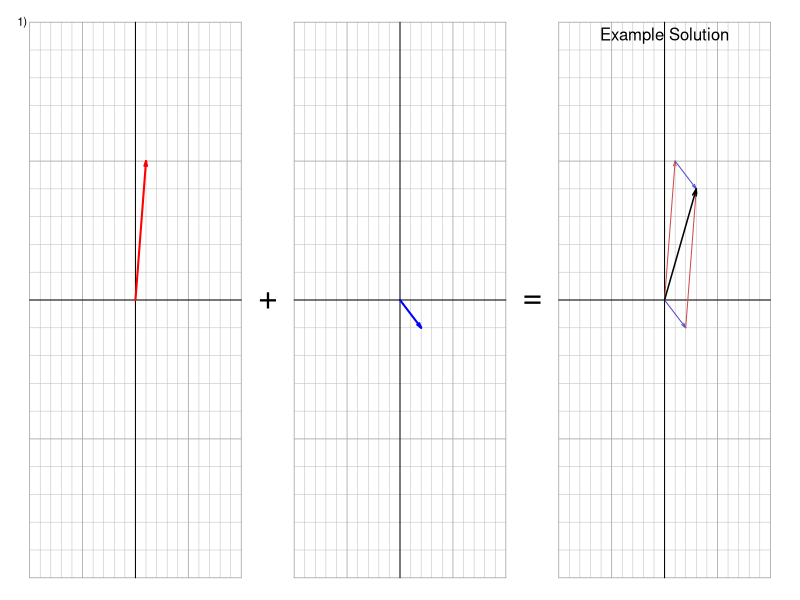
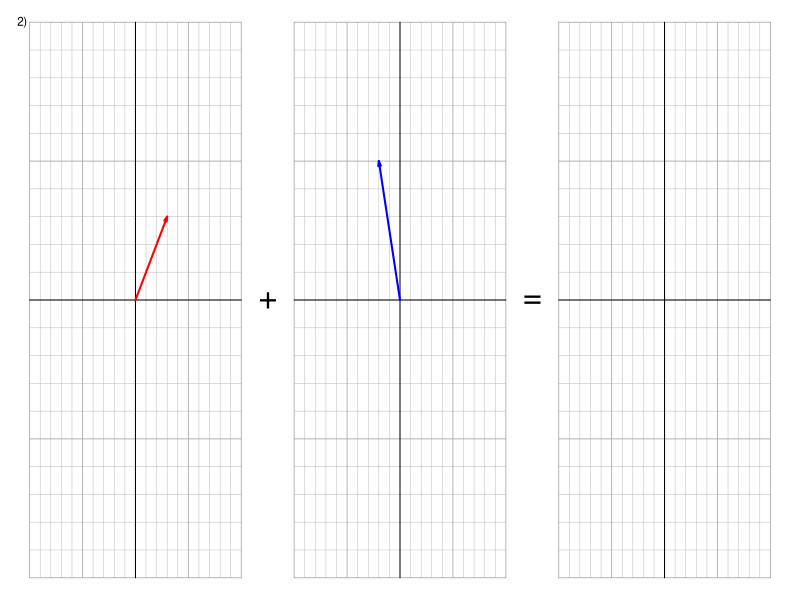
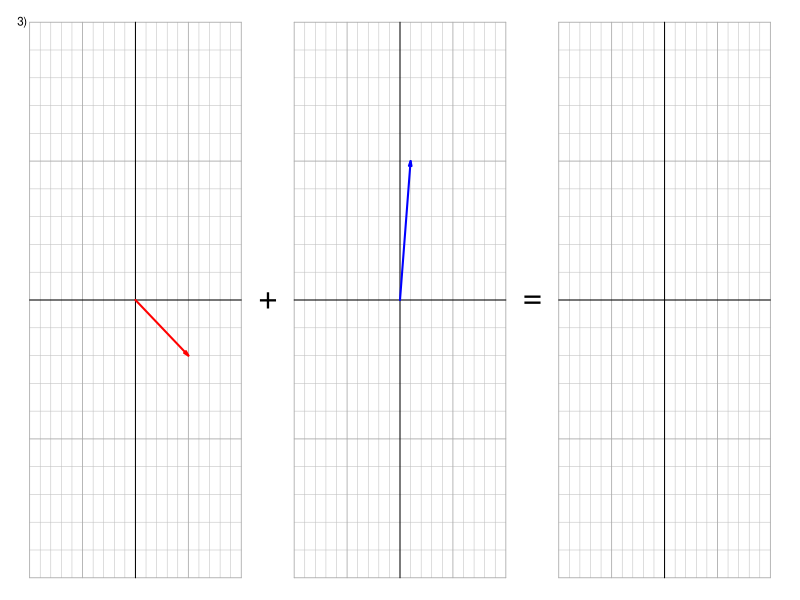
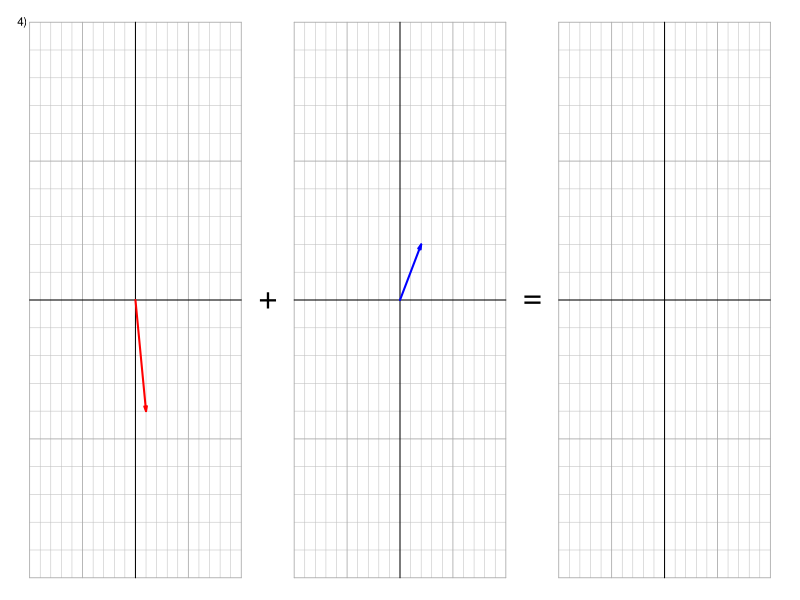
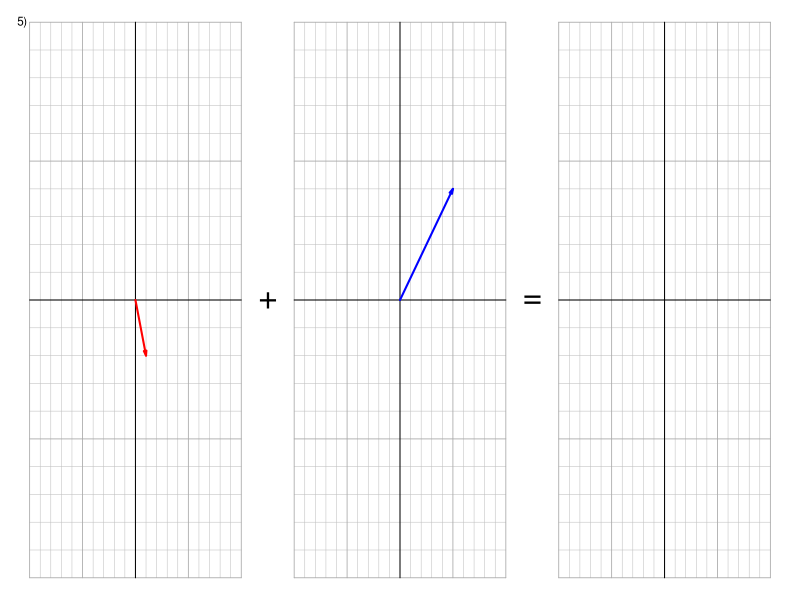
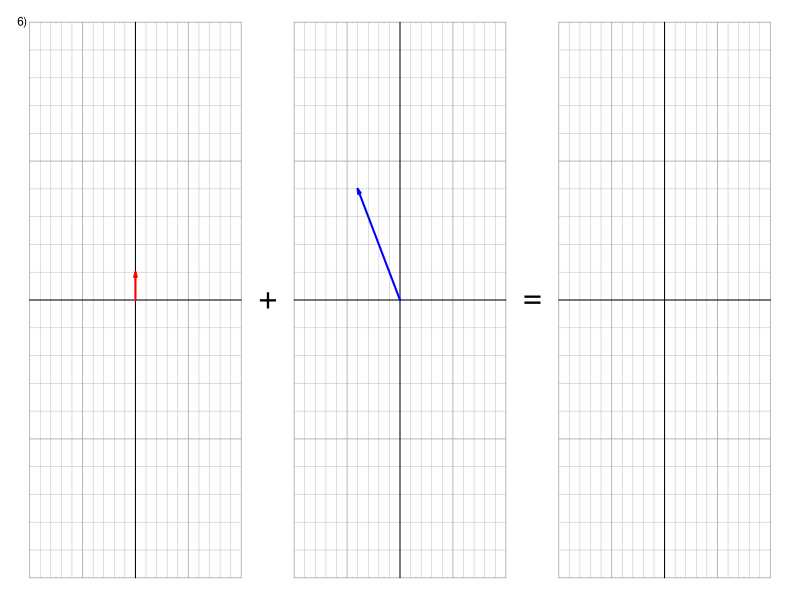
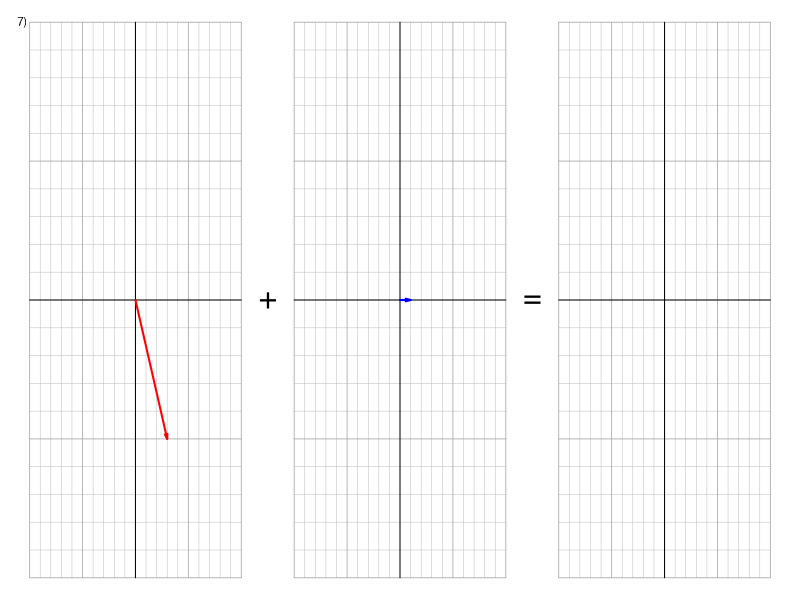
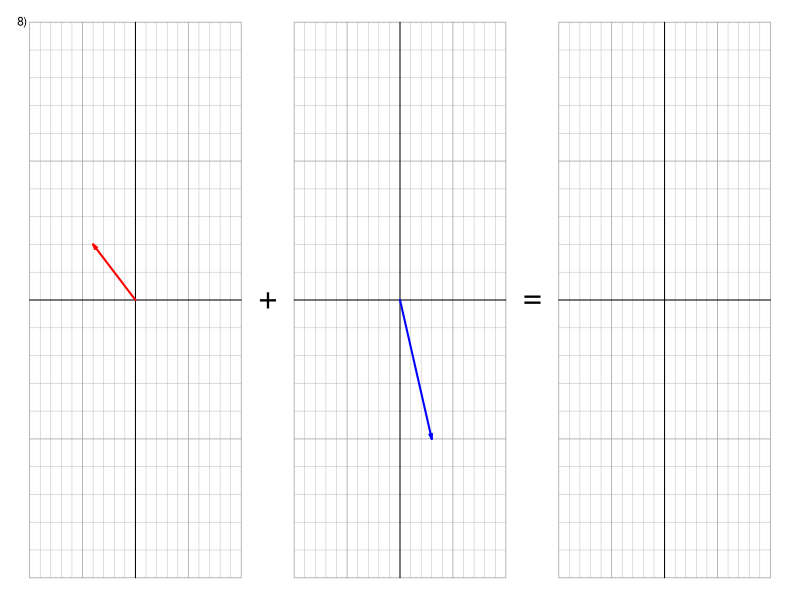

Here is the R script that generated these plots, in order:
## ---- chunk 1
set.seed(4)
angle_diff <- function(a, b) {
  abs(((a - b + pi) %% (2*pi)) - pi)
}

u1s = numeric()
v1s = numeric()
u2s = numeric()
v2s = numeric()
u3s = numeric()
v3s = numeric()
shorts = character()
nq = 0

while(nq<40){
  u = sample(0:5,2)*sample(c(-1,1),2,T)
  v = sample(0:5,2)*sample(c(-1,1),2,T)
  th1 = atan2(v[1],u[1])
  th2 = atan2(v[2],u[2])
  u1 = u[1]
  v1 = v[1]
  u2 = u[2]
  v2 = v[2]
  u3 = sum(u)
  v3 = sum(v)
  short = paste0(c(u1,v1,u2,v2),collapse=".")
  if(angle_diff(th1,th2)>pi/8 && abs(angle_diff(th1,th2)-pi) > pi/8 && min(abs(c(u3,v3)))>0 && !(short %in% shorts) && max(c(u1,v1))>0 && max(c(u2,v2))>0){
    nq = nq+1
    u1s[nq] = u1
    u2s[nq] = u2
    u3s[nq] = u3
    v1s[nq] = v1
    v2s[nq] = v2
    v3s[nq] = v3
  }
}

## ---- chunk 2

mkgrid = function(xc=0){
  for(i in c(-9,-8,-7,-6,-4,-3,-2,-1,1,2,3,4,6,7,8,9)){
    lines(xc+c(i,i),c(-10,10),col="grey",lwd=0.5)
    lines(xc+c(-10,10),c(i,i),col="grey",lwd=0.5)
  }
  for(i in c(-10,-5,5,10)){
    lines(xc+c(i,i),c(-10,10),col="darkgrey",lwd=0.8)
    lines(xc+c(-10,10),c(i,i),col="darkgrey",lwd=0.8)
  }
  lines(xc+c(-10,10),c(0,0),col="black")
  lines(xc+c(0,0),c(-10,10),col="black")
}

for(qn in 1:nq){
  par(mar=c(0,0,0,0))
  plot(0,0,"n",xlim=c(0,70),ylim=c(-10,10),axes=F,ann=F)
  mkgrid(10)
  mkgrid(35)
  mkgrid(60)
  text(22.5,0,"+",cex=2)
  text(-0.7,10,paste0(qn,")"),cex=0.7)
  text(47.5,0,"=",cex=2)
  arrows(10,0,10+u1s[qn],v1s[qn],0.05,15,col="red",lwd=2)
  arrows(35,0,35+u2s[qn],v2s[qn],0.05,15,col="blue",lwd=2)
  cat("\n\n\\vfill\n\n")
  if(qn==1){
    lightred = rgb(0.8,0.3,0.3)
    lightblue = rgb(0.3,0.3,0.8)
    arrows(60,0,60+u1s[qn],v1s[qn],0.05,15,col=lightred,lwd=1)
    arrows(60,0,60+u2s[qn],v2s[qn],0.05,15,col=lightblue,lwd=1)
    arrows(60+u2s[qn],v2s[qn],60+u1s[qn]+u2s[qn],v1s[qn]+v2s[qn],0.05,15,col=lightred,lwd=1)
    arrows(60+u1s[qn],v1s[qn],60+u1s[qn]+u2s[qn],v1s[qn]+v2s[qn],0.05,15,col=lightblue,lwd=1)
    arrows(60,0,60+u1s[qn]+u2s[qn],v1s[qn]+v2s[qn],0.07,15,col="black",lwd=1.5)
    text(60,9.5,"Example Solution")
  }
}
